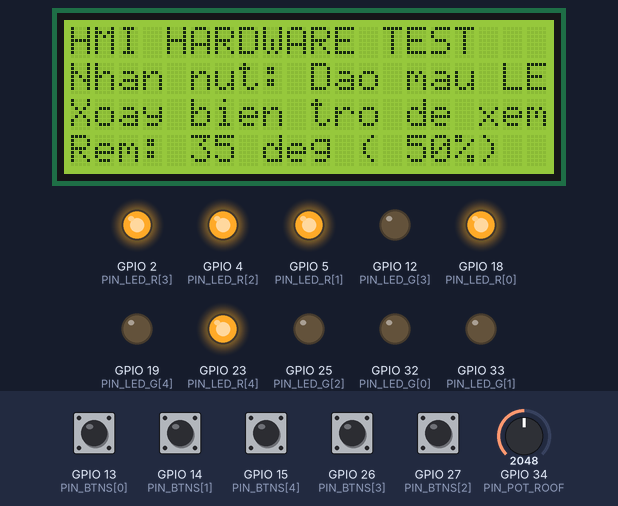
A sketch run on a simulated ESP32. Parts: 20×4 character LCD, output pins drawn as LEDs (lit = HIGH). Inputs (shaded band) come from the test bench; at power-on: GPIO 13 (PIN_BTNS[0]), GPIO 14 (PIN_BTNS[1]), GPIO 15 (PIN_BTNS[4]), GPIO 26 (PIN_BTNS[3]), GPIO 27 (PIN_BTNS[2]) HIGH, GPIO 34 (PIN_POT_ROOF) = 2048. What the sketch prints to the serial monitor is not drawn.

Above: at 7.9 s.
8.0 s: GPIO 13 (PIN_BTNS[0]) pulled LOW for 0.15 s
At 9.3 s:
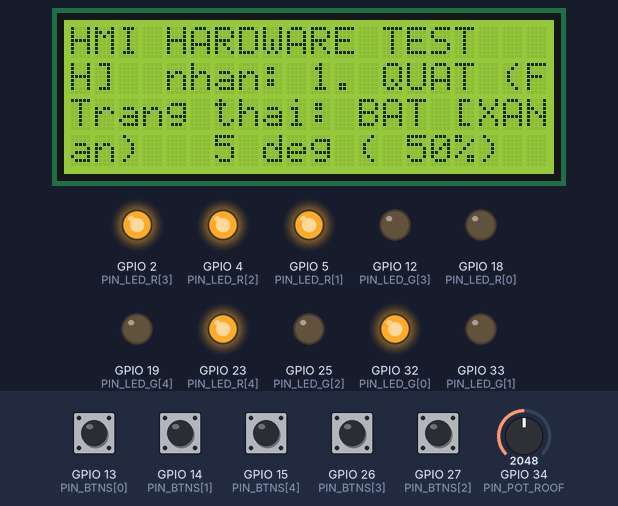
9.6 s: GPIO 14 (PIN_BTNS[1]) pulled LOW for 0.15 s
At 10.8 s:
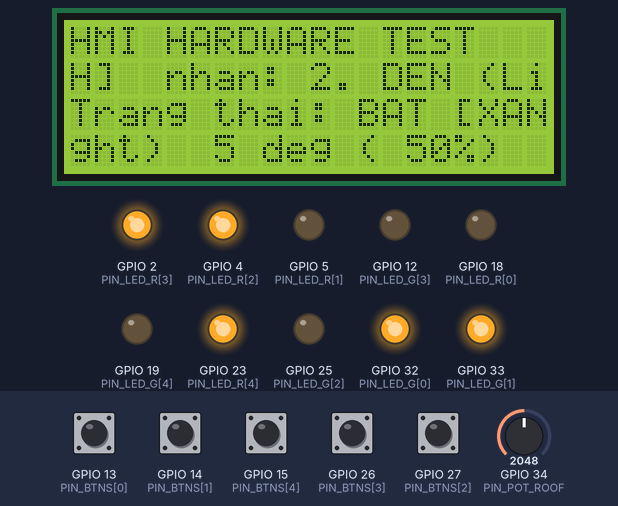
11.2 s: GPIO 15 (PIN_BTNS[4]) pulled LOW for 0.15 s
At 11.9 s:
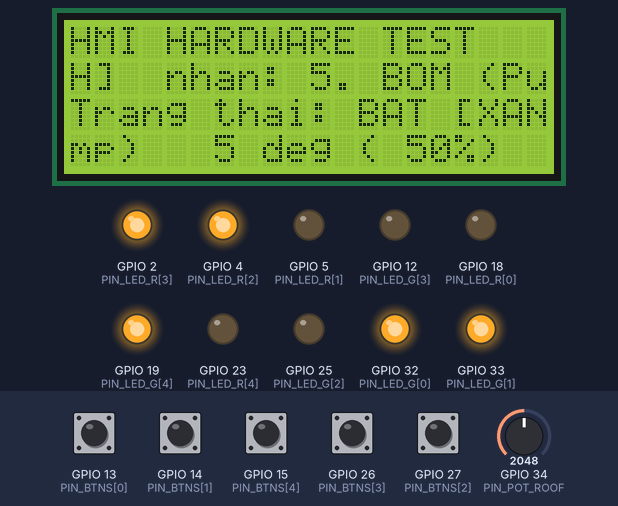
12.8 s: GPIO 26 (PIN_BTNS[3]) pulled LOW for 0.15 s
At 14.1 s:
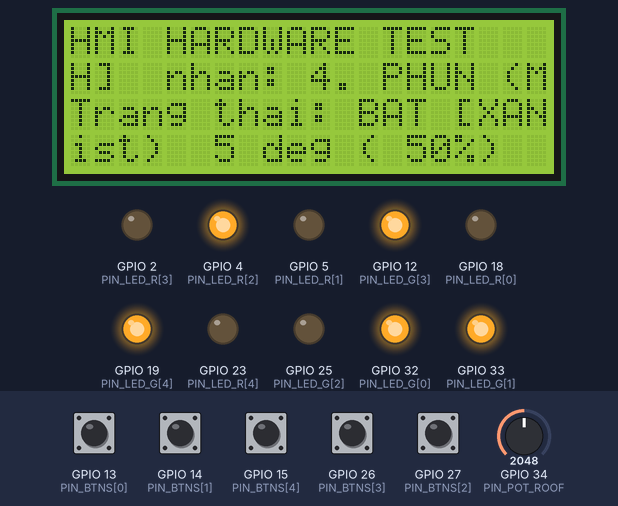
14.4 s: GPIO 13 (PIN_BTNS[0]) pulled LOW for 1 s
At 15.7 s:
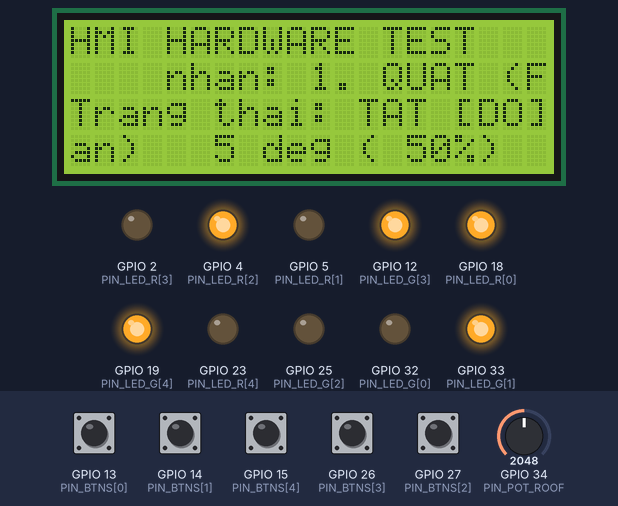
16.9 s: GPIO 27 (PIN_BTNS[2]) pulled LOW for 0.15 s
At 17.5 s:
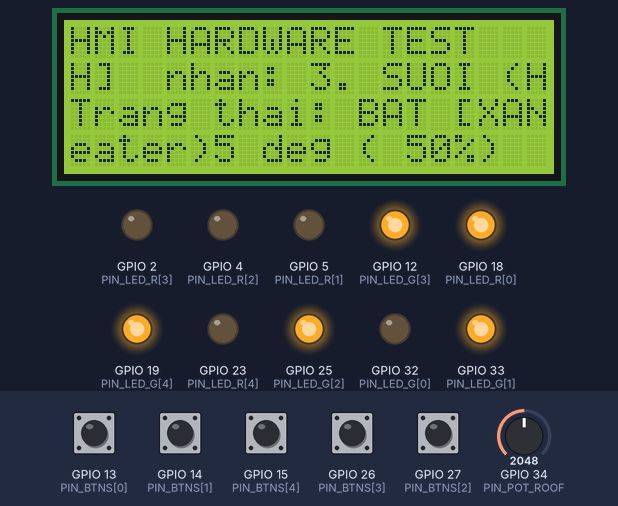
Timing chart, 0 to 19.5 s (numbered marks = the images above; inputs shaded):
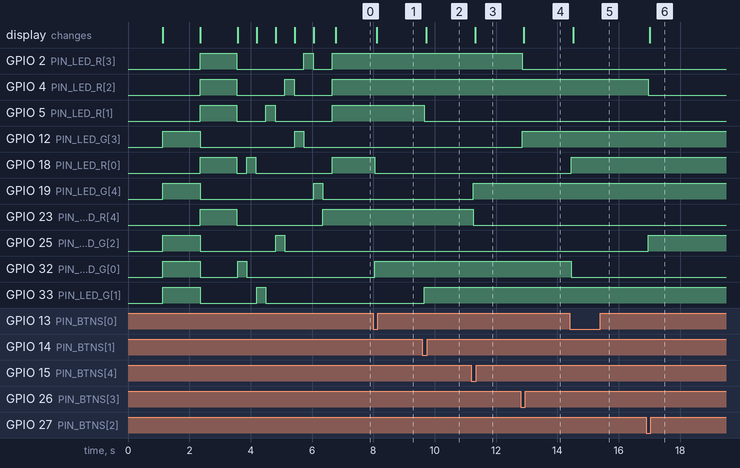

The sketch:

test_hmi.ino
```cpp
// =====================================================================
//  CHƯƠNG TRÌNH TEST PHẦN CỨNG TỦ ĐIỆN HMI (HMI HARDWARE SELF-TEST)
//  Dự án: Nhà Màng Thông Minh ĐATN
//  Vị trí lưu: Hardware/test_hmi/test_hmi.ino
//  Mục đích:
//    1. Kiểm tra 5 Nút nhấn cơ xem có nhận tín hiệu và đúng chân không
//    2. Kiểm tra 10 Đèn LED (5 Xanh, 5 Đỏ) xem có sáng đúng cặp thiết bị không
//    3. Kiểm tra Biến trở xoay rèm cửa (GPIO 34) xem ADC có thay đổi khi xoay không
//    4. Kiểm tra Màn hình LCD 2004 I2C (địa chỉ 0x27)
//  ĐẶC BIỆT: Chạy độc lập, KHÔNG CẦN kết nối UART với Master Node!
// =====================================================================

#include <Wire.h>
#include <LiquidCrystal_I2C.h>

// ─────────────────────────────────────────────────────────────────────
//  1. CẤU HÌNH CHÂN PHẦN CỨNG HMI (Chuẩn 100% theo tủ điện thực tế)
// ─────────────────────────────────────────────────────────────────────

#define NUM_CHANNELS 5 // 5 kênh thiết bị có nút bấm & LED

// Tên 5 thiết bị
const char* DEVICE_NAMES[NUM_CHANNELS] = {
  "1. QUAT (Fan)   ",
  "2. DEN (Light)  ",
  "3. SUOI (Heater)",
  "4. PHUN (Mist)  ",
  "5. BOM (Pump)   "
};

// 5 Chân Nút nhấn (Cấu hình INPUT_PULLUP: Bình thường HIGH, nhấn xuống nối GND = LOW)
const int PIN_BTNS[NUM_CHANNELS]  = {13, 14, 27, 26, 15};
// 13: Quạt | 14: Đèn | 27: Sưởi | 26: Phun sương | 15: Bơm

// 5 Chân LED Xanh (Báo BẬT - Xuất HIGH sáng đèn)
const int PIN_LED_G[NUM_CHANNELS] = {32, 33, 25, 12, 19};

// 5 Chân LED Đỏ (Báo TẮT - Xuất HIGH sáng đèn)
const int PIN_LED_R[NUM_CHANNELS] = {18, 5, 4, 2, 23};

// Biến trở xoay rèm cửa (Chân giữa vào GPIO 34, 2 chân ngoài vào 3.3V và GND)
#define PIN_POT_ROOF   34
#define ROOF_MAX_ANGLE 70 // Góc mở rèm tối đa (70 độ)

// Màn hình LCD 2004 I2C (SDA = GPIO 21, SCL = GPIO 22)
#define I2C_SDA 21
#define I2C_SCL 22
LiquidCrystal_I2C lcd(0x27, 20, 4);
bool hasLCD = false;

// ─────────────────────────────────────────────────────────────────────
//  2. BIẾN QUẢN LÝ TRẠNG THÁI NÚT BẤM & LED
// ─────────────────────────────────────────────────────────────────────
bool deviceState[NUM_CHANNELS] = {false, false, false, false, false}; // false: Đang Tắt (LED Đỏ), true: Đang Bật (LED Xanh)
int lastButtonReading[NUM_CHANNELS] = {HIGH, HIGH, HIGH, HIGH, HIGH};
unsigned long lastDebounceTime[NUM_CHANNELS] = {0, 0, 0, 0, 0};
const unsigned long DEBOUNCE_DELAY = 50; // Chống dội phím 50ms

// Cập nhật trạng thái đèn LED theo mảng deviceState
void updateLEDs() {
  for (int i = 0; i < NUM_CHANNELS; i++) {
    if (deviceState[i]) {
      digitalWrite(PIN_LED_G[i], HIGH); // Bật LED Xanh
      digitalWrite(PIN_LED_R[i], LOW);  // Tắt LED Đỏ
    } else {
      digitalWrite(PIN_LED_G[i], LOW);  // Tắt LED Xanh
      digitalWrite(PIN_LED_R[i], HIGH); // Bật LED Đỏ
    }
  }
}

// ─────────────────────────────────────────────────────────────────────
//  3. TỰ ĐỘNG KIỂM TRA TOÀN BỘ ĐÈN LED KHI KHỞI ĐỘNG (LED TEST ON BOOT)
// ─────────────────────────────────────────────────────────────────────
void runLedTestSequence() {
  Serial.println("\n[1/3] DANG TEST TOAN BO DEN LED...");

  // Bước 1: Bật tất cả LED XANH trong 1.2 giây
  Serial.println("  -> Bat tat ca 5 LED XANH (Kiem tra xem co sang deu khong)");
  if (hasLCD) { lcd.clear(); lcd.setCursor(0, 0); lcd.print("TEST: 5 LED XANH"); }
  for (int i = 0; i < NUM_CHANNELS; i++) digitalWrite(PIN_LED_G[i], HIGH);
  for (int i = 0; i < NUM_CHANNELS; i++) digitalWrite(PIN_LED_R[i], LOW);
  delay(1200);

  // Bước 2: Bật tất cả LED ĐỎ trong 1.2 giây
  Serial.println("  -> Bat tat ca 5 LED DO (Kiem tra xem co sang deu khong)");
  if (hasLCD) { lcd.setCursor(0, 0); lcd.print("TEST: 5 LED DO  "); }
  for (int i = 0; i < NUM_CHANNELS; i++) digitalWrite(PIN_LED_G[i], LOW);
  for (int i = 0; i < NUM_CHANNELS; i++) digitalWrite(PIN_LED_R[i], HIGH);
  delay(1200);

  // Bước 3: Chớp lần lượt từng thiết bị (Xanh -> Đỏ)
  Serial.println("  -> Kiem tra lan luot tung thiet bi (Xanh / Do):");
  for (int i = 0; i < NUM_CHANNELS; i++) {
    // Tắt hết
    for (int j = 0; j < NUM_CHANNELS; j++) {
      digitalWrite(PIN_LED_G[j], LOW);
      digitalWrite(PIN_LED_R[j], LOW);
    }
    Serial.printf("     Dang test: %s | Xanh (GPIO %d) -> Do (GPIO %d)\n",
                  DEVICE_NAMES[i], PIN_LED_G[i], PIN_LED_R[i]);
    if (hasLCD) {
      lcd.setCursor(0, 1);
      lcd.print("Test: "); lcd.print(DEVICE_NAMES[i]);
    }
    // Sáng Xanh
    digitalWrite(PIN_LED_G[i], HIGH);
    delay(300);
    digitalWrite(PIN_LED_G[i], LOW);
    // Sáng Đỏ
    digitalWrite(PIN_LED_R[i], HIGH);
    delay(300);
    digitalWrite(PIN_LED_R[i], LOW);
  }

  // Kết thúc test: Đưa tất cả về trạng thái TẮT mặc định (5 LED ĐỎ SÁNG)
  updateLEDs();
  Serial.println("  -> Test LED hoan tat! Mac dinh: 5 LED DO DANG SANG (Bao tat ca thiet bi dang TAT).");
}

void setup() {
  Serial.begin(115200);
  delay(1000);

  Serial.println("\n========================================================");
  Serial.println("  CHUONG TRINH TEST PHAN CUNG TU DIEN HMI (STANDALONE)  ");
  Serial.println("========================================================");

  // 1. Cấu hình các chân Nút bấm (INPUT_PULLUP)
  for (int i = 0; i < NUM_CHANNELS; i++) {
    pinMode(PIN_BTNS[i], INPUT_PULLUP);
  }

  // 2. Cấu hình các chân LED (OUTPUT)
  for (int i = 0; i < NUM_CHANNELS; i++) {
    pinMode(PIN_LED_G[i], OUTPUT);
    pinMode(PIN_LED_R[i], OUTPUT);
    digitalWrite(PIN_LED_G[i], LOW);
    digitalWrite(PIN_LED_R[i], LOW);
  }

  // 3. Khởi tạo màn hình LCD 2004 (I2C)
  Wire.begin(I2C_SDA, I2C_SCL);
  Wire.beginTransmission(0x27);
  if (Wire.endTransmission() == 0) {
    hasLCD = true;
    lcd.init();
    lcd.backlight();
    lcd.clear();
    lcd.setCursor(2, 0); lcd.print("TEST TU DIEN HMI");
    lcd.setCursor(0, 1); lcd.print("Dang kiem tra...");
    Serial.println("[OK] Da tim thay man hinh LCD 2004 tai I2C 0x27.");
  } else {
    hasLCD = false;
    Serial.println("[CHUY] Khong tim thay LCD 2004 tai I2C 0x27 (Chua cam hoac sai dia chi).");
    Serial.println("       Chuong trinh van tiep tuc test nut bam va LED qua Serial!");
  }

  // 4. Chạy chuỗi kiểm tra LED tự động
  runLedTestSequence();

  // 5. Cấu hình chân Biến trở
  pinMode(PIN_POT_ROOF, INPUT);

  if (hasLCD) {
    lcd.clear();
    lcd.setCursor(0, 0); lcd.print("HMI HARDWARE TEST");
    lcd.setCursor(0, 1); lcd.print("Nhan nut: Dao mau LED");
    lcd.setCursor(0, 2); lcd.print("Xoay bien tro de xem");
  }

  Serial.println("\n[HUONG DAN SU DUNG TEST PHAN CUNG]:");
  Serial.println("1. TEST NUT BAM:");
  Serial.println("   - Nhan nut bat ky tren tu dien -> LED cua thiet bi do se doi mau:");
  Serial.println("     + Tu DO (Tat) sang XANH (Bat)");
  Serial.println("     + Nhan lai -> Chuyen tu XANH sang DO");
  Serial.println("   - Serial Monitor se in ngay thiet bi nao vua duoc nhan!");
  Serial.println("2. TEST BIEN TRO:");
  Serial.println("   - Xoay bien tro -> Serial Monitor va LCD se in gia tri ADC va Goc 0 - 70 do.");
  Serial.println("========================================================\n");
}

void loop() {
  unsigned long now = millis();

  // ───────────────────────────────────────────────────────────────────
  //  PHẦN 1: QUÉT VÀ KIỂM TRA 5 NÚT NHẤN CƠ
  // ───────────────────────────────────────────────────────────────────
  for (int i = 0; i < NUM_CHANNELS; i++) {
    int reading = digitalRead(PIN_BTNS[i]);

    // Nếu trạng thái chân thay đổi, reset bộ đếm dội phím
    if (reading != lastButtonReading[i]) {
      lastDebounceTime[i] = now;
    }

    if ((now - lastDebounceTime[i]) > DEBOUNCE_DELAY) {
      // Khi nút bấm được nhấn xuống (chuyển sang LOW)
      static int currentStableState[NUM_CHANNELS] = {HIGH, HIGH, HIGH, HIGH, HIGH};
      if (reading != currentStableState[i]) {
        currentStableState[i] = reading;

        if (currentStableState[i] == LOW) {
          // Đảo trạng thái thiết bị
          deviceState[i] = !deviceState[i];
          updateLEDs();

          // In thông báo rõ ràng ra Serial Monitor
          Serial.println("--------------------------------------------------");
          Serial.printf("[NUT BAM DUOC NHAN] -> %s (Chan GPIO %d)\n", DEVICE_NAMES[i], PIN_BTNS[i]);
          if (deviceState[i]) {
            Serial.printf("   => Trang thai: BAT  | LED XANH (GPIO %d) SANG | LED DO (GPIO %d) TAT\n",
                          PIN_LED_G[i], PIN_LED_R[i]);
          } else {
            Serial.printf("   => Trang thai: TAT  | LED DO (GPIO %d) SANG   | LED XANH (GPIO %d) TAT\n",
                          PIN_LED_R[i], PIN_LED_G[i]);
          }
          Serial.println("--------------------------------------------------");

          // Cập nhật lên màn hình LCD
          if (hasLCD) {
            lcd.setCursor(0, 1);
            lcd.print("Vua nhan: ");
            lcd.print(DEVICE_NAMES[i]);
            lcd.setCursor(0, 2);
            lcd.print("Trang thai: ");
            lcd.print(deviceState[i] ? "BAT [XANH] " : "TAT [DO]   ");
          }
        }
      }
    }
    lastButtonReading[i] = reading;
  }

  // ───────────────────────────────────────────────────────────────────
  //  PHẦN 2: QUÉT VÀ KIỂM TRA BIẾN TRỞ XOAY RÈM CỬA (GPIO 34)
  // ───────────────────────────────────────────────────────────────────
  static unsigned long lastPotCheck = 0;
  static int lastAngle = -999;

  if (now - lastPotCheck >= 100) { // Đọc biến trở mỗi 100ms
    lastPotCheck = now;

    // Lấy mẫu trung bình 4 lần để chống rung
    long sum = 0;
    for (int k = 0; k < 4; k++) {
      sum += analogRead(PIN_POT_ROOF);
      delayMicroseconds(20);
    }
    int rawADC = sum / 4;

    // Quy đổi từ dải ADC (khoảng 40 - 4050) sang góc 0 - 70 độ
    int angle = map(rawADC, 40, 4050, 0, ROOF_MAX_ANGLE);
    angle = constrain(angle, 0, ROOF_MAX_ANGLE);
    int pct = (angle * 100) / ROOF_MAX_ANGLE; // Phần trăm mở 0 - 100%

    // Chỉ in khi góc xoay thay đổi từ 1 độ trở lên (tránh spam Serial)
    if (abs(angle - lastAngle) >= 1) {
      lastAngle = angle;

      Serial.printf("[BIEN TRO GPIO 34] ADC: %4d | Goc quy doi: %2d do (%3d%%)\n",
                    rawADC, angle, pct);

      if (hasLCD) {
        lcd.setCursor(0, 3);
        char buf[21];
        snprintf(buf, sizeof(buf), "Rem: %2d deg (%3d%%) ", angle, pct);
        lcd.print(buf);
      }
    }
  }

  // ───────────────────────────────────────────────────────────────────
  //  PHẦN 3: NHẬN PHÍM BẤM TEST TỪ SERIAL MONITOR
  // ───────────────────────────────────────────────────────────────────
  if (Serial.available() > 0) {
    char ch = Serial.read();
    if (ch == 'a' || ch == 'A') {
      Serial.println("\n[LENH SERIAL] -> BAT TAT CA 5 LED XANH");
      for (int i = 0; i < NUM_CHANNELS; i++) deviceState[i] = true;
      updateLEDs();
    }
    else if (ch == 'r' || ch == 'R') {
      Serial.println("\n[LENH SERIAL] -> BAT TAT CA 5 LED DO");
      for (int i = 0; i < NUM_CHANNELS; i++) deviceState[i] = false;
      updateLEDs();
    }
    else if (ch >= '1' && ch <= '5') {
      int idx = ch - '1';
      deviceState[idx] = !deviceState[idx];
      updateLEDs();
      Serial.printf("\n[LENH SERIAL] -> Dao trang thai thiet bi: %s\n", DEVICE_NAMES[idx]);
    }
  }

  delay(10);
}
```

Measured:
- after the input at 8.0 s, GPIO 18 (PIN_LED_R[0]): HIGH → LOW after 0.05 s; GPIO 32 (PIN_LED_G[0]): LOW → HIGH after 0.05 s; the display: changes after 0.11 s (image 1)
- after the input at 9.6 s, GPIO 5 (PIN_LED_R[1]): HIGH → LOW after 0.06 s; GPIO 33 (PIN_LED_G[1]): LOW → HIGH after 0.06 s; the display: changes after 0.12 s (image 2)
- after the input at 11.2 s, GPIO 19 (PIN_LED_G[4]): LOW → HIGH after 0.06 s; GPIO 23 (PIN_LED_R[4]): HIGH → LOW after 0.06 s; the display: changes after 0.12 s (image 3)
- after the input at 12.8 s, GPIO 2 (PIN_LED_R[3]): HIGH → LOW after 0.05 s; GPIO 12 (PIN_LED_G[3]): LOW → HIGH after 0.05 s; the display: changes after 0.11 s (image 4)
- after the input at 14.4 s, GPIO 18 (PIN_LED_R[0]): LOW → HIGH after 0.06 s; GPIO 32 (PIN_LED_G[0]): HIGH → LOW after 0.06 s; the display: changes after 0.12 s (image 5)
- after the input at 16.9 s, GPIO 4 (PIN_LED_R[2]): HIGH → LOW after 0.06 s; GPIO 25 (PIN_LED_G[2]): LOW → HIGH after 0.06 s; the display: changes after 0.12 s (image 6)
